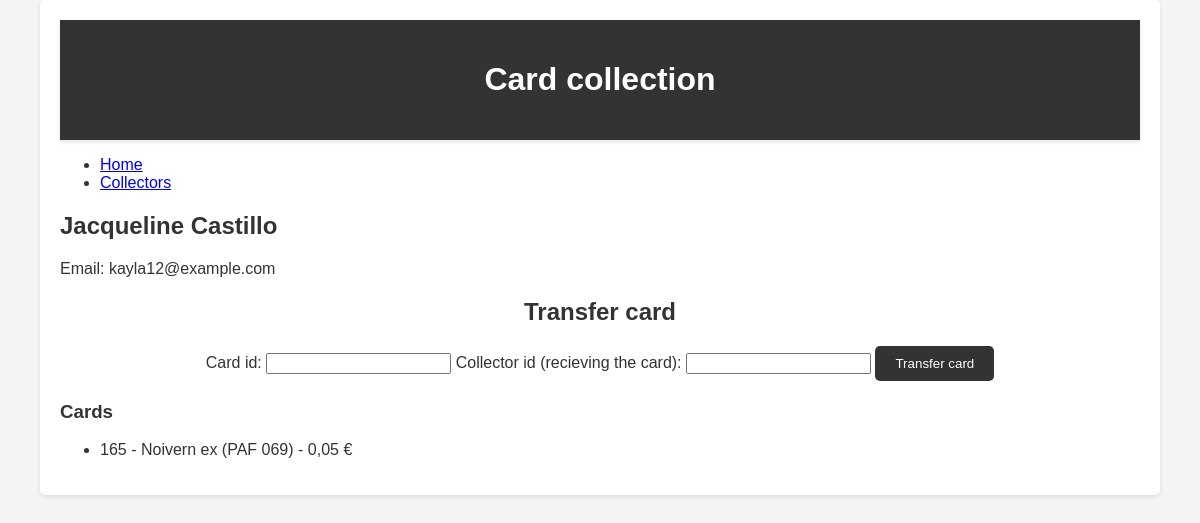
The app's page /collector/4, older data.
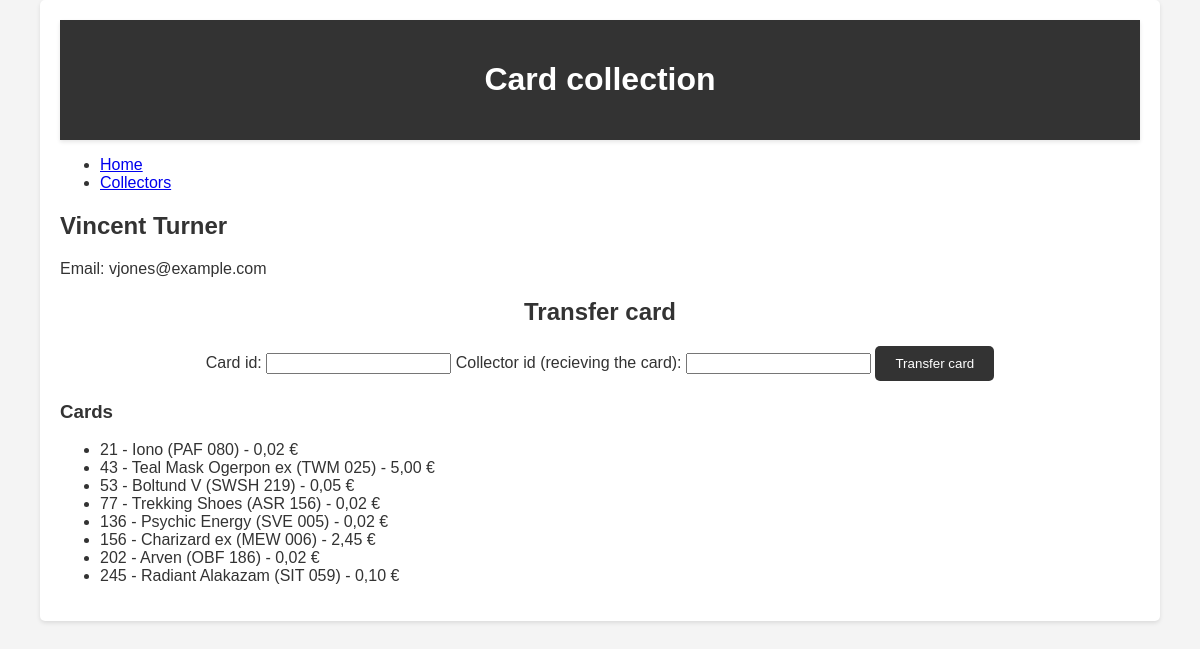
The same page, newer data.
### tables this page shows
CREATE TABLE ZBIRATELJ(
                id_zbiratelj INTEGER PRIMARY KEY,
                ime VARCHAR(255) NOT NULL,
                priimek VARCHAR(255) NOT NULL,
                eposta VARCHAR(255)
                );

CREATE TABLE KARTA(
                id_karta INTEGER PRIMARY KEY,
                ime VARCHAR(255) NOT NULL,
                zaloga INT NOT NULL,
                cena INT NOT NULL,
                slika VARCHAR(255)
                );

### app.py (the view)
@app.route('/collector/<int:id>')
def collector(id):
    conn = get_db_connection()
    collector = conn.execute('SELECT * FROM ZBIRATELJ WHERE id_zbiratelj = ?', (id,)).fetchone()
    cards = conn.execute('''
        SELECT KARTA.* FROM KARTA
        JOIN ZBIRATELJ_KARTA ON KARTA.id_karta = ZBIRATELJ_KARTA.id_karta
        WHERE ZBIRATELJ_KARTA.id_zbiratelj = ?
    ''', (id,)).fetchall()
    conn.close()
    return render_template('collector.html', collector=collector, cards=cards)

### app.py (called while the page is built)
def get_db_connection():
    conn = sqlite3.connect('cards.db')
    conn.row_factory = sqlite3.Row
    return conn

### templates/collector.html (shortened to what this page needs)
{% extends 'base.html' %}
{% block content %}
<h2>{{ collector['ime'] }} {{ collector['priimek'] }}</h2>
<p>Email: {{ collector['eposta'] }}</p>
<form action="/transfer_card" method="post" class="transfer-card-form">
    <h2>Transfer card</h2>
    <label for="card_id">Card id:</label>
    <input type="number" id="card_id" name="card_id" required>
    <label for="new_collector_id">Collector id (recieving the card):</label>
    <input type="number" id="new_collector_id" name="new_collector_id" required>
    <button type="submit">Transfer card</button>
</form>
<h3>Cards</h3>
<ul>
    {% for card in cards %}
    <li>
        {{ card['id_karta'] }} - {{ card['ime'] }} - {{ card['cena'] }}
    </li>
    {% endfor %}
</ul>
{% endblock %}

Row changes from the older to the newer data that the page shows:
no longer on this page (row edited): KARTA: id_karta "165", ime "Noivern ex (PAF 069)", cena "0,05 €"
changed ZBIRATELJ: ime "Jacqueline" → "Vincent"; priimek "Castillo" → "Turner"; eposta "kayla12@example.com" → "vjones@example.com"
now on this page (row edited): KARTA: id_karta "21", ime "Iono (PAF 080)", cena "0,02 €"
now on this page (row edited): KARTA: id_karta "43", ime "Teal Mask Ogerpon ex (TWM 025)", cena "5,00 €"
now on this page (row edited): KARTA: id_karta "53", ime "Boltund V (SWSH 219)", cena "0,05 €"
now on this page (row edited): KARTA: id_karta "77", ime "Trekking Shoes (ASR 156)", cena "0,02 €"
now on this page (row edited): KARTA: id_karta "136", ime "Psychic Energy (SVE 005)", cena "0,02 €"
now on this page (row edited): KARTA: id_karta "156", ime "Charizard ex (MEW 006)", cena "2,45 €"
now on this page (row edited): KARTA: id_karta "202", ime "Arven (OBF 186)", cena "0,02 €"
now on this page (row edited): KARTA: id_karta "245", ime "Radiant Alakazam (SIT 059)", cena "0,10 €"
